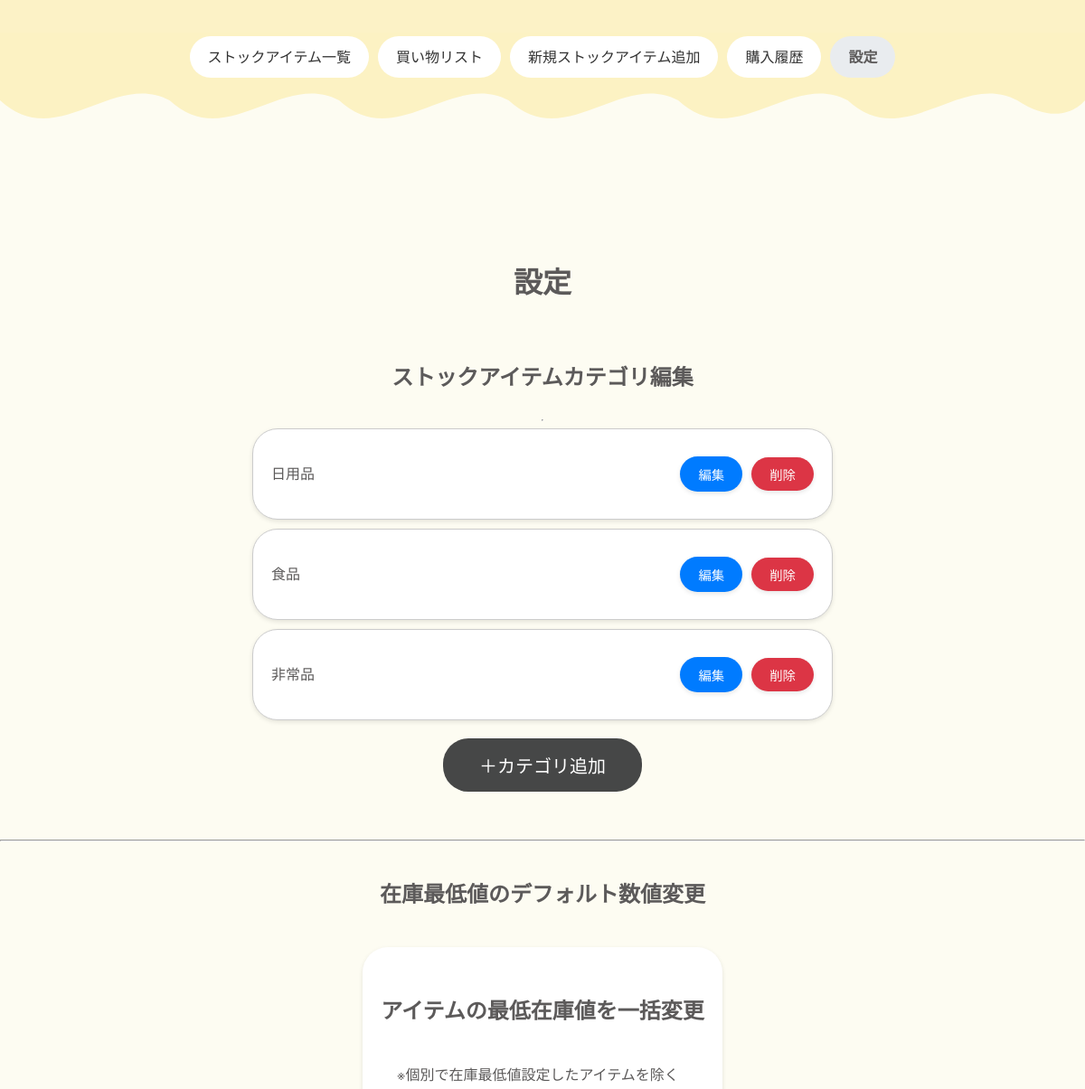
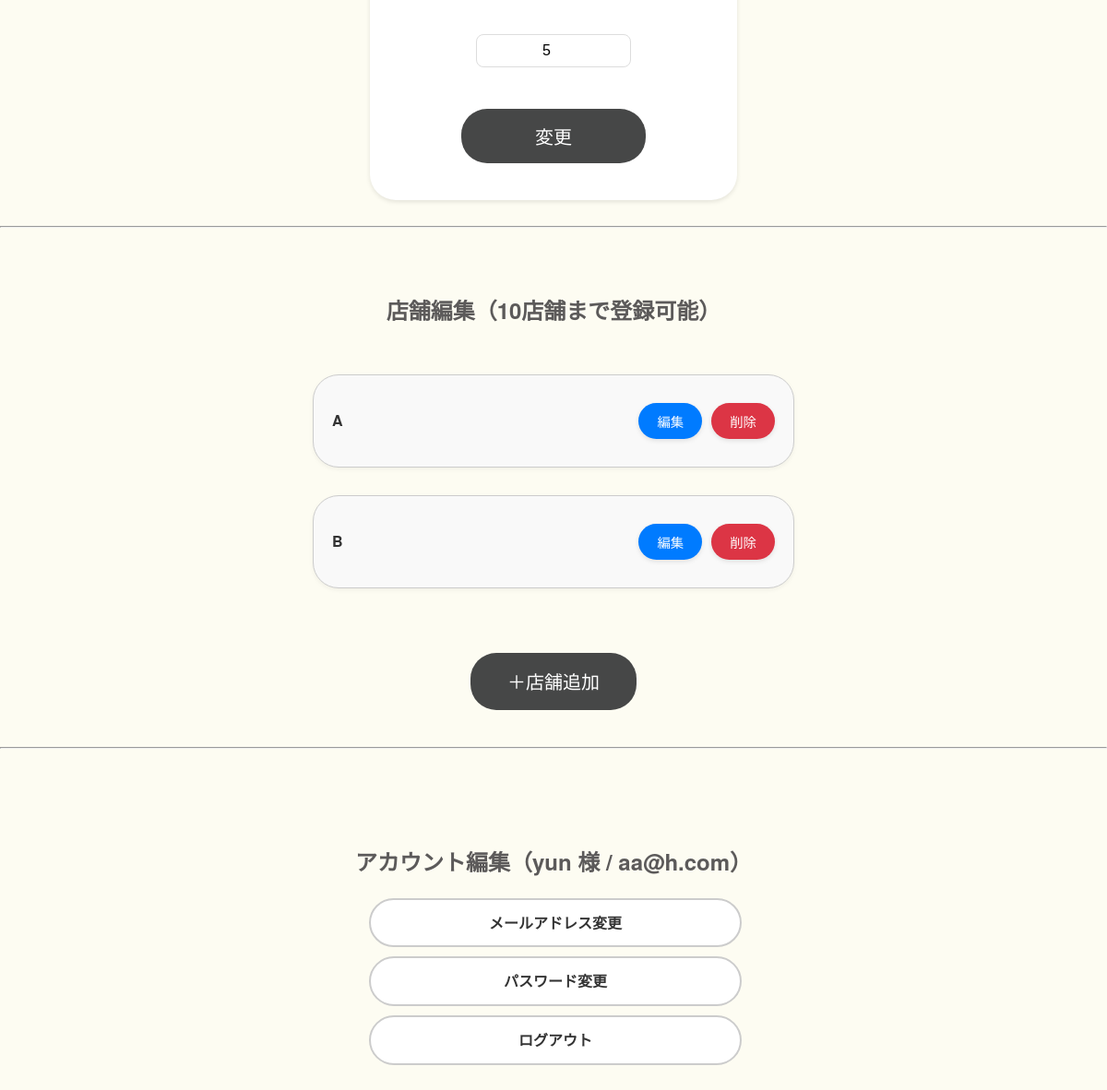
Screenshot of /settings/ (signed in) with the database file from the repository (2 pictures, top to bottom).
### App/models.py (models this page shows, shortened)
class ItemCategory(models.Model):
    user = models.ForeignKey(settings.AUTH_USER_MODEL, on_delete=models.CASCADE)
    name = models.CharField(max_length=50, blank=False, null=False)
    display_order = models.IntegerField(default=1)
    created_at = models.DateTimeField(auto_now_add=True)
    updated_at = models.DateTimeField(auto_now=True)
    class Meta:
        db_table = "App_category"

class Store(models.Model):
    user = models.ForeignKey(settings.AUTH_USER_MODEL, on_delete=models.CASCADE)
    name = models.CharField(max_length=50, blank=False, null=False)
    phone_number = models.CharField(max_length=20, blank=True, null=True)
    address = models.CharField(max_length=200, blank=True, null=True)
    travel_time_home_min = models.IntegerField(null=False, blank=False, default=0, verbose_name="自宅からの移動時間（分）")
    created_at = models.DateTimeField(auto_now_add=True)
    updated_at = models.DateTimeField(auto_now=True)

class User(AbstractBaseUser):
    name = models.CharField(max_length=50, unique=True)
    email = models.EmailField(max_length=100, unique=True)
    password = models.CharField(max_length=200)
    last_login = models.DateTimeField(null=True, blank=True)
    created_at = models.DateTimeField(auto_now_add=True)
    updated_at = models.DateTimeField(auto_now=True)
    objects = UserManager()
    USERNAME_FIELD = "email"
    REQUIRED_FIELDS = ["name"]
    class Meta:
        db_table = "users"

### App/views.py (the view, shortened to what this page needs)
# urls.py: path('settings/', views.settings_view, name='settings'),
@login_required
def settings_view(request):
    user_setting = UserSetting.objects.filter(user=request.user).first()
    stock_min_threshold_default = user_setting.default_stock_min_threshold if user_setting else 1
    stores = Store.objects.filter(user=request.user)
    can_add_store = stores.count() < 10
    categories = ItemCategory.objects.filter(user=request.user).order_by('display_order')
    can_add_category = categories.count() < 10
    if "add_category" in request.POST:
        category_name = request.POST.get("category_name", "").strip()
        if category_name:
            ItemCategory.objects.create(user=request.user, name=category_name)
            messages.success(request, f"カテゴリ '{category_name}' を追加しました。")
    return render(request, "settings.html", {
        "stock_min_threshold_default": stock_min_threshold_default,
        "categories": categories,
        "stores": stores,
        'can_add_store': can_add_store,
        'can_add_category': can_add_category,
    })

### App/templates/settings.html (shortened to what this page needs)
<!DOCTYPE html>
<html lang="en">
{% extends "base.html" %}
{% load static %}
{% block content %}
    <h1>設定</h1>
    <div id="settings-page">
        <h2>ストックアイテムカテゴリ編集</h2>
        <hr>
        <ul class="category-list">
            {% for category in categories %}
            <li class="category-item">
                <span>{{ category.name }}</span>
                <div class="category-actions">
                    <a href="{% url 'category_edit' category.id %}" class="btn-edit">編集</a>
                    <button class="btn-delete" onclick="deleteCategory(this)" data-id="{{ category.id }}" data-name="{{ category.name }}" data-url="{% url 'category_delete' category.id %}">削除</button>
                </div>
            </li>
            {% empty %}
            <li>カテゴリが登録されていません。</li>
            {% endfor %}
        </ul>
    </div>
    <form method="POST" action="{% url 'category_add' %}" class="form-list">
        {% if can_add_category %}
            <button type="submit" class="btn-add">＋カテゴリ追加</button>
        {% else %}
            <p style="color: red; margin: 8px 0; font-weight: bold; font-size: 1.3rem; text-align:center ">
                ※ これ以上カテゴリ登録はできません。
            </p>
        {% endif %}
    </form>
    <br>
    <hr>
    <div id="settings-page">
        <div style="text-align: center;">
    <h2>在庫最低値のデフォルト数値変更</h2>
        </div>
    </div>
    <div id="settings-page">
        <div class="stock-default-container">
            <h2>アイテムの最低在庫値を一括変更</h2>
            <p>※個別で在庫最低値設定したアイテムを除く</P>
            <form method="POST" action="{% url 'settings' %}" class="form-list" onsubmit="updateStockThreshold(event)">
                <input id="stock_min_threshold" type="number" name="stock_min_threshold"
                        value="{{ stock_min_threshold_default }}" min="1" required><br>
                <button type="submit" class="btn-add">変更</button>
            </form>
        </div>
    </div>
    <hr>
    <div id="store-edit-section">
        <h2>店舗編集（10店舗まで登録可能）</h2>
        <ul class="store-list">
            {% for store in stores %}
            <li class="store-item">
                <span class="store-name">{{ store.name }}</span>
                <div class="store-actions">
                    <a href="{% url 'store_edit' store.id %}" class="btn-edit">編集</a>
                    <button class="btn-delete"
                            onclick="deleteStore(this)"
                            data-id="{{ store.id }}"
                            data-name="{{ store.name }}">
                        削除
                    </button>
                </div>
            </li>
            {% empty %}
            <li class="no-store">店舗が登録されていません。</li>
            {% endfor %}
        </ul>
        <div class="button-container">
            {% if can_add_store %}
                <a href="{% url 'store_add' %}" class="btn-add">＋店舗追加</a>
            {% else %}
                <p style="color: red; margin: 8px 0; font-weight: bold; font-size: 1.3rem; ">※ これ以上店舗登録はできません。</p>
            {% endif %}
        </div>
    </div>
    <hr>
    <br>
    <div id="account-edit-section">
        <h2>アカウント編集（{{ user.name }} 様 / {{ user.email }}）</h2>
        <ul class="account-edit-list">
            <li class="account-edit-item">
                <a href="{% url 'email_change' %}"class="btn-account-settings">メールアドレス変更</a>
            </li>
            <li class="account-edit-item">
                <a href="{% url 'password_change' %}" class="btn-account-settings">パスワード変更</a>
            </li>
            <li class="account-edit-item">
                <a href="{% url 'logout' %} " class="btn-account-settings" >ログアウト</a>
            </li>
        </ul>
    </div>
    <br><br><br><br><br>
</div>
{% endblock %}

### rows the page displays
ItemCategory: name "日用品"
ItemCategory: name "食品"
ItemCategory: name "非常品"
Store: name "A"
Store: name "B"
User: name "yun", email "aa@h.com"
